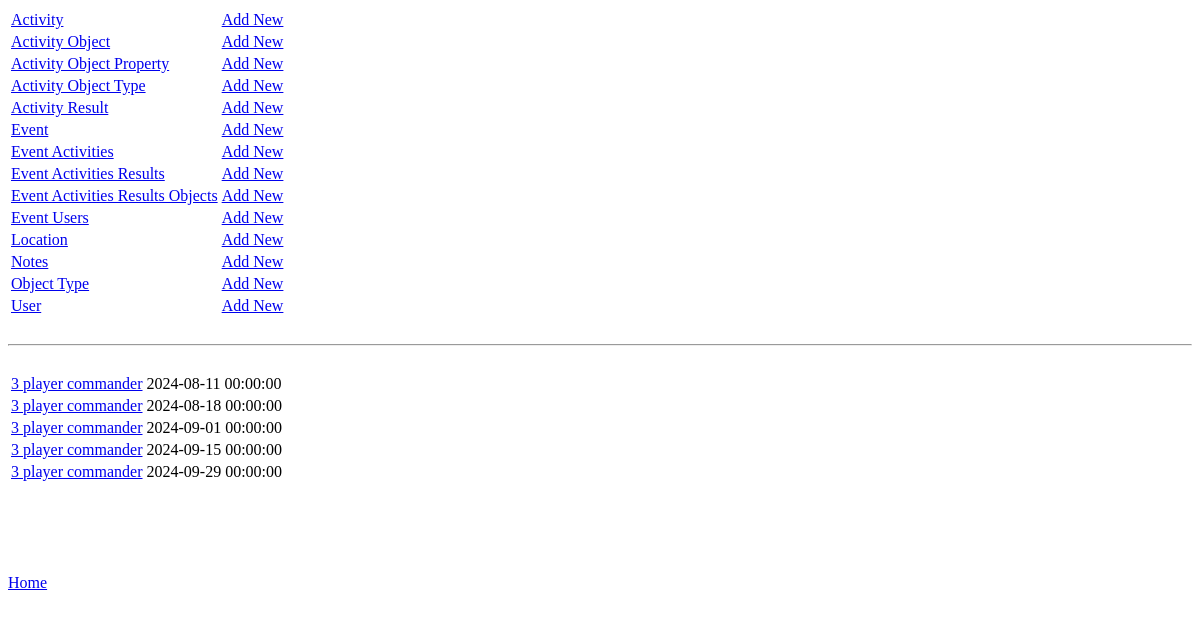
Before: / with the older database file.
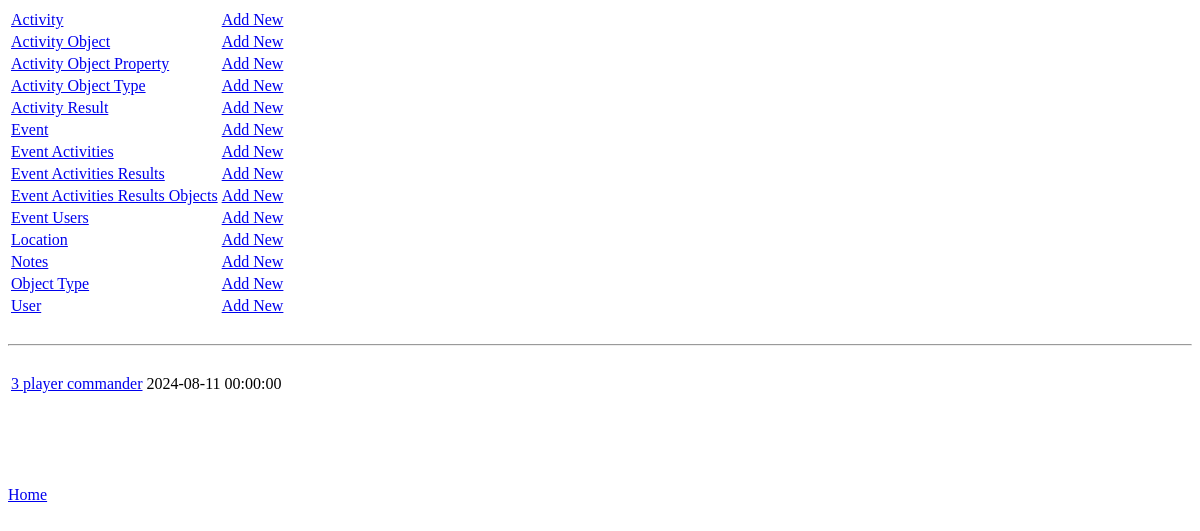
After: the same page with the newer database file.
### tables this page shows
CREATE TABLE `object_type` (
  `id` int(11) NOT NULL AUTO_INCREMENT,
  `name` varchar(90) DEFAULT NULL,
  `base_table_name` varchar(45) DEFAULT NULL,
  PRIMARY KEY (`id`)
);

CREATE TABLE `event` (
  `id` int(11) NOT NULL AUTO_INCREMENT,
  `location_id` int(11) DEFAULT NULL,
  `date` datetime DEFAULT NULL,
  `title` varchar(90) DEFAULT NULL,
  PRIMARY KEY (`id`),
  KEY `location_id_idx` (`location_id`)
);

### class/db.php (called while the page is built, shortened)
<?php
class Database {
    private $host = 'localhost';
    private $username = 'root';
    private $password = '';
    private $dbname = 'homeevents';
    private $connection;
    private function connect() {
        $this->connection = new mysqli($this->host, $this->username, $this->password, $this->dbname);
    }
    public function runSQL($sql) {
        try {
        $result = $this->connection->query($sql);
        } catch (Exception $e) {
            return false;
        }
        return $result;
    }
}
?>

### class/base.php (called while the page is built, shortened)
<?php
class Base {
    private $table_name = null;
    public function set_values_by_id($base_id) {
        require_once('db.php');
        if($base_id == null || !is_int($base_id) || $base_id < 0)
            return false;
        return false;
    }
    public function get_all($sort_by=NULL) {
        require_once('db.php');
        $db = new Database();
        $sql_to_run = "SELECT * FROM " . $this->table_name;
        if($sort_by != NULL)
            $sql_to_run .= " ORDER BY " . $sort_by;
        $all_the_objects = $db->runSQL($sql_to_run);
        return $all_the_objects;
    }
}
?>

### index.php (the view, shortened to what this page needs)
<?php
require_once('class/db.php');
require_once('header.php');
$all_objects = new ObjectType();
$all_objects = $all_objects->get_all(sort_by:"name");
echo "<table>";
foreach($all_objects as $this_object) {
    echo "<tr><td><a href = 'view.php?object_type_id=" . $this_object['id'] . "'>" . $this_object['name'] . "</a></td><td><a href = 'view.php?mode=new&object_type_id=" . $this_object['id'] . "'>Add New</td></tr>";
}
echo "</table>";
$all_events = new Event();
$all_events = $all_events->get_all(sort_by:"date");
echo "<br /><hr><br /><table>";
foreach($all_events as $this_event) {
    echo "<tr><td><a href = 'event.php?event_id=" . $this_event['id'] . "'>" . $this_event['title'] . "</a></td><td>" . $this_event['date'] . "</td></tr>";
}
echo "</table>";
require_once('footer.php'); ?>

### header.php (shortened to what this page needs)
<html>
<head>
</head>
<body>

### footer.php
<br /><br /><br /><br /><br />
<a href = "/homeevents/">Home</a>
</body>
</html>

Changed rows visible on the page:
removed event: title "3 player commander", date "2024-08-18 00:00:00"
removed event: title "3 player commander", date "2024-09-01 00:00:00"
removed event: title "3 player commander", date "2024-09-15 00:00:00"
removed event: title "3 player commander", date "2024-09-29 00:00:00"
